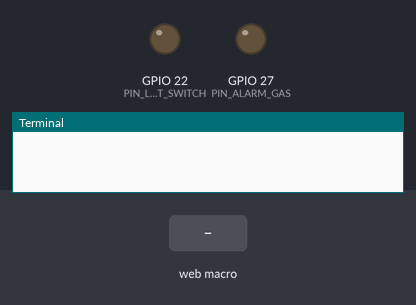
The program below on a simulated Raspberry Pi (BCM pin numbers). On the bench: output pins drawn as LEDs (lit = HIGH), the last lines printed to the terminal. The test bench sets the inputs (shaded band). The clock reads 2024-03-15 10:24:30 at power-on unless the program sets it; the WebIOPi server calls setup() once and loop() repeatedly.

Above: at 1.2 s.
1.3 s: macro BTN22 called from the web page (any arguments are "1")
At 2.0 s:
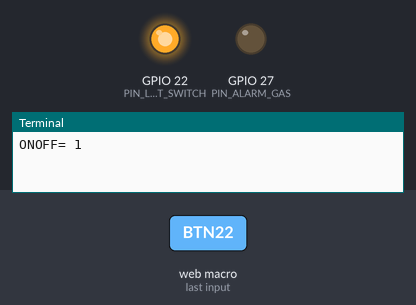
2.8 s: macro getData_MQ2 called from the web page (any arguments are "1")
Timing chart, 0 to 5.8 s (numbered marks = the images above; inputs shaded):
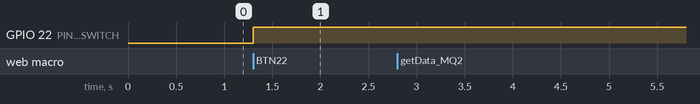

The program:

temperature.py
```python
#!/usr/bin/python
import webiopi
import datetime
from datetime import datetime, timedelta, tzinfo
import json
import sys
import Adafruit_DHT
#
GPIO = webiopi.GPIO
#GPIO.setmode(GPIO.BCM)
#
global  bAlarmGAS,nowDatetime,humidity,temperature
#
# DH11(temp/humidity sensor) connected to pin 04(BMC)
# MQ2(FC-22) (GAS sensor) connected to the pin 17(BMC)
# 27(BMC)BUSSER illumination if gas ALARM
DH11             = 11
PIN_DH11_SENSOR  = 4
PIN_MQ2_SENSOR   = 17
PIN_ALARM_GAS    = 27
PIN_LIGHT_SWITCH = 22
#
class GMT3(tzinfo):
     def utcoffset(self, dt):
         return timedelta(hours=3)
     def dst(self, dt):
         return timedelta(0)
     def tzname(self,dt):
         return "Europe/Moscow"
#
def getLocalTime():
     tz = GMT3()
     return datetime.now(tz).strftime("%Y-%m-%d %H:%M")
#
#==========================================
#
# setup function is automatically called at WebIOPi startup
#
def setup():
    GPIO.setFunction(PIN_DH11_SENSOR, GPIO.IN)
    GPIO.setFunction(PIN_MQ2_SENSOR, GPIO.IN)
    GPIO.setFunction(PIN_ALARM_GAS, GPIO.OUT)
    GPIO.digitalWrite(PIN_ALARM_GAS, GPIO.LOW)
    GPIO.setFunction(PIN_LIGHT_SWITCH, GPIO.OUT)
    GPIO.digitalWrite(PIN_LIGHT_SWITCH, GPIO.LOW)
#===========================================
#
# loop function is repeatedly called by WebIOPi
#
def loop():
    # check GAS ALARM and start ALARM SIGNAL
    # I thing this is the open collector!
    bAlarmGAS = GPIO.digitalRead(PIN_MQ2_SENSOR)== GPIO.LOW
    if bAlarmGAS:
        GPIO.digitalWrite(PIN_ALARM_GAS,GPIO.HIGH)
    else:
        GPIO.digitalWrite(PIN_ALARM_GAS, GPIO.LOW)
    webiopi.sleep(1)
#    print("Loop",bAlarmGAS)

# destroy function is called at WebIOPi shutdown
def destroy():
    GPIO.digitalWrite(PIN_ALARM_GAS, GPIO.LOW)
    GPIO.digitalWrite(PIN_LIGHT_SWITCH, GPIO.LOW)

@webiopi.macro
def getData_DH11():
   nowDatetime = getLocalTime()
   humidity, temperature = Adafruit_DHT.read_retry(DH11, PIN_DH11_SENSOR)
   lista = [nowDatetime,humidity,temperature]
   return json.dumps(lista)

   #return json.dumps("{0:0.1f} %0.1f" % (humidity, temperature))

@webiopi.macro
def getData_MQ2():
   bAlarmGAS = GPIO.digitalRead(PIN_MQ2_SENSOR)==GPIO.LOW
   print ("GAS=",bAlarmGAS)
   nowDatetime = getLocalTime()
   lista = [nowDatetime,bAlarmGAS]
   return json.dumps(lista)

@webiopi.macro
def BTN22(iONOFF):
   ion=int(iONOFF)
   GPIO.digitalWrite(PIN_LIGHT_SWITCH,ion)
   print ("ONOFF=",iONOFF)
```

Measured:
- after the input at 1.3 s, GPIO 22 (PIN_LIGHT_SWITCH): LOW → HIGH at once
